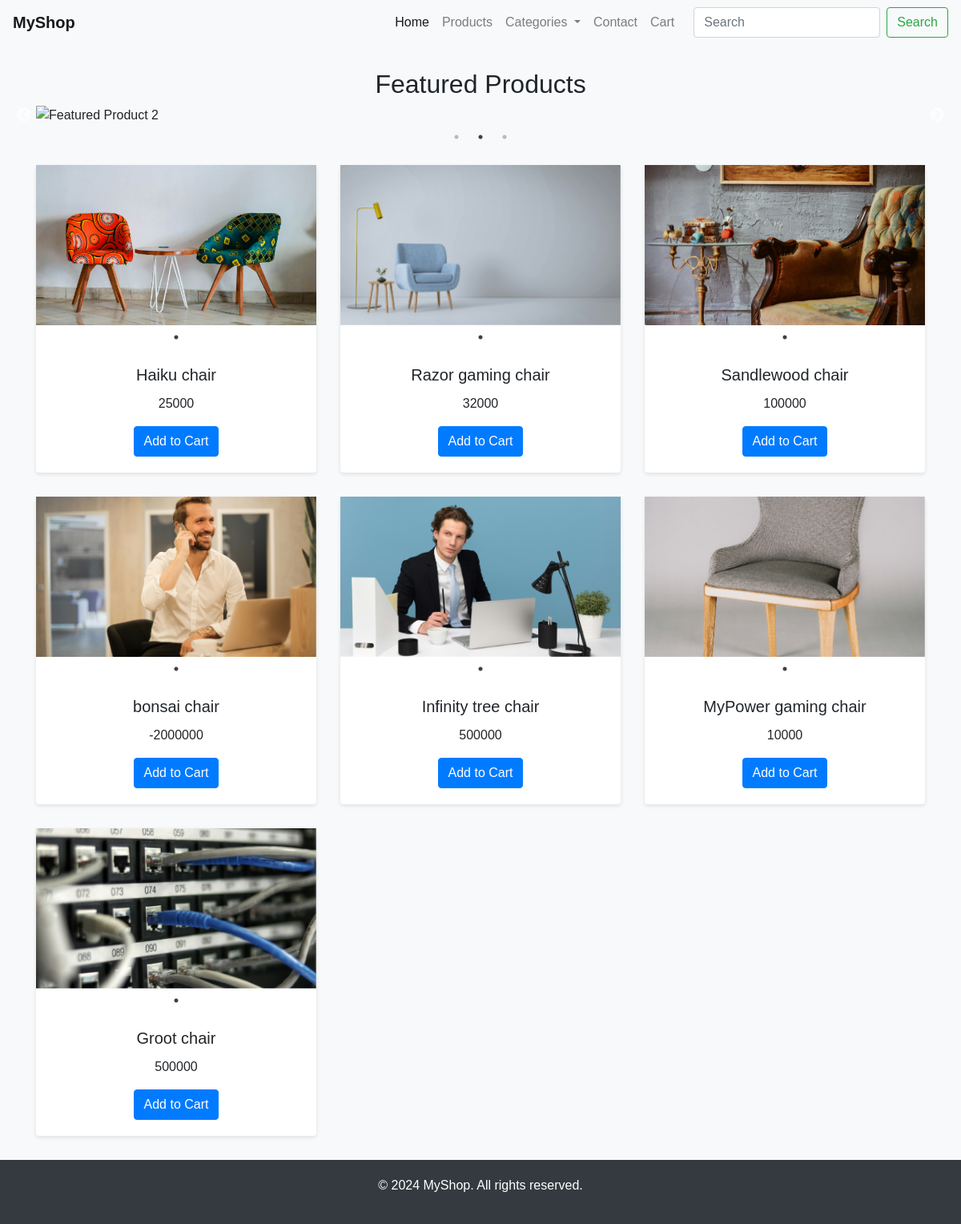
The page / on the database its author committed.
### Mysite/models.py (models this page shows)
class Product(models.Model):
    name = models.CharField(max_length=100)
    price = models.IntegerField()
    product_photo = models.ImageField(upload_to="Mysite/images",default="")
    def __str__(self):
        return f"{self.name}-{self.price}"

### Mysite/views.py (the view)
# urls.py: path('', views.homepage,name="homepage"),
def homepage(request):
    product = Product.objects.all()
    context = {"prod":product}
    print(context)
    return render(request,"index.html",context)

### templates/index.html (shortened to what this page needs)
<!DOCTYPE html>
<html lang="en">
<head>
    <link rel="stylesheet" href="https://maxcdn.bootstrapcdn.com/bootstrap/4.5.2/css/bootstrap.min.css">
    <link rel="stylesheet" href="https://cdnjs.cloudflare.com/ajax/libs/slick-carousel/1.8.1/slick.min.css">
    <link rel="stylesheet" href="https://cdnjs.cloudflare.com/ajax/libs/slick-carousel/1.8.1/slick-theme.min.css">
</head>
<body>
    <nav class="navbar navbar-expand-lg navbar-light bg-light">
        <a class="navbar-brand" href="#">MyShop</a>
        <div class="collapse navbar-collapse" id="navbarNav">
            <ul class="navbar-nav ml-auto">
                <li class="nav-item active">
                    <a class="nav-link" href="#">Home <span class="sr-only">(current)</span></a>
                </li>
                <li class="nav-item">
                    <a class="nav-link" href="#">Products</a>
                </li>
                <li class="nav-item dropdown">
                    <a class="nav-link dropdown-toggle" href="#" id="navbarDropdown" role="button" data-toggle="dropdown" aria-haspopup="true" aria-expanded="false">
                        Categories
                    </a>
                </li>
                <li class="nav-item">
                    <a class="nav-link" href="#">Contact</a>
                </li>
                <li class="nav-item">
                    <a class="nav-link" href="/cart">Cart</a>
                </li>
                <form class="form-inline my-2 my-lg-0 ml-3">
                    <input class="form-control mr-sm-2" type="search" placeholder="Search" aria-label="Search">
                    <button class="btn btn-outline-success my-2 my-sm-0" type="submit">Search</button>
                </form>
            </ul>
        </div>
    </nav>
    <div class="container featured-products">
        <h2 class="text-center">Featured Products</h2>
        <div class="slider">
            <div><img src="featured-product2.jpg" alt="Featured Product 2"></div>
        </div>
    </div>
    <div class="container">
        <div class="row">
            {% for product in prod %}
            <div class="col-md-4">
                <div class="card product-card">
                    <div class="slider">
                        <div><img src="/media/{{product.product_photo}}" alt="Product {{product.name}}"></div>
                    </div>
                    <div class="card-body">
                        <h5 class="card-title">{{product.name}}</h5>
                        <p class="card-text">{{product.price}}</p>
                        <form class="add-to-cart-form" method="POST" action="{% url 'add_to_cart' %}">
                            <button type="submit" class="btn btn-primary">Add to Cart</button>
                        </form>
                    </div>
                </div>
            </div>
            {% endfor %}
        </div>
    </div>
    <div class="footer">
        <div class="container">
            <p>&copy; 2024 MyShop. All rights reserved.</p>
        </div>
    </div>
</body>
</html>

### templates/index.html (style rules this page uses)
body { font-family: Arial, sans-serif; background-color: #f8f9fa; }
.navbar { margin-bottom: 30px; }
.navbar-brand { font-weight: bold; }
.product-card { margin-bottom: 30px; border: none; box-shadow: 0 2px 5px rgba(0, 0, 0, 0.1); transition: transform 0.3s; }
.product-card img { width: 100%; height: 200px; object-fit: cover; }
.product-card .card-body { text-align: center; }
.featured-products { margin-bottom: 50px; }
.footer { background-color: #343a40; color: #ffffff; padding: 20px 0; text-align: center; }

### rows shown on the page
Product: product_photo (picture), name "Haiku chair", price "25000"
Product: product_photo (picture), name "Razor gaming chair", price "32000"
Product: product_photo (picture), name "Sandlewood chair", price "100000"
Product: product_photo (picture), name "bonsai chair", price "-2000000"
Product: product_photo (picture), name "Infinity tree chair", price "500000"
Product: product_photo (picture), name "MyPower gaming chair", price "10000"
Product: product_photo (picture), name "Groot chair", price "500000"
